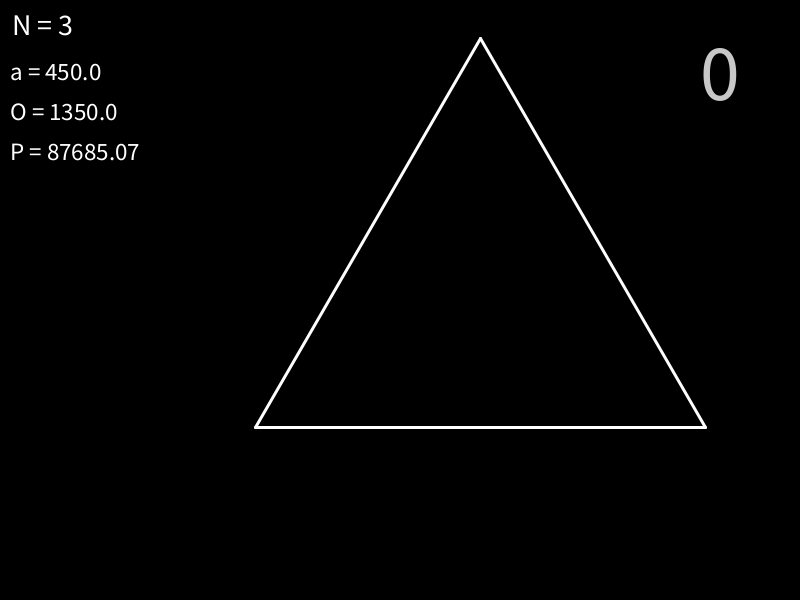
Frame 1 (no input)
Frame 60 (the mouse pressed at the canvas centre just before this capture): identical to frame 1, image omitted
Frame 120 (the mouse held since frame 60 and released just before this capture): identical to frame 1, image omitted

The Processing sketch that drew this single still picture (run headless with seeded random() and noise(); from frame 60 on, the mouse is pressed at the canvas centre):

// Processing sketch: Koch_snowflake
// ── Koch_snowflake.pde

float maxSide = 450;
int maxIteration = 0;
float duljinaStranice, duljinaSvihStranica, povrsinaOrigigi, povrsina;
int iteration, brojStranica;

color back = color(0);
color line = color(255);
color fallLine = back;

int oznake = -1;

void setup(){
  size(800,600);
  background(back);


}


void draw(){
  background(back);
  stroke(line);
  pushMatrix();
    translate(width*0.6,38);
    
    duljinaStranice = maxSide/(pow(3,maxIteration));
    brojStranica = (int)(3*pow(4,maxIteration));
    duljinaSvihStranica = brojStranica * duljinaStranice;
    
    povrsinaOrigigi = (pow(maxSide,2)*sqrt(3))/4;
    povrsina = (povrsinaOrigigi/5)*(8-3*(pow(0.4444444,maxIteration)));
    
    println("Duljina a = " + duljinaStranice);
      println("Broj stranica: " + brojStranica);
        println("Opseg: " + duljinaSvihStranica);
          println("Povrsina = " + povrsina);
            println("------------------------------------");
    
  
    pushMatrix();
      rotate(PI/3);
      side(0,0,0,maxSide,0);
    popMatrix();
    
    pushMatrix();
      rotate(-PI/3);
      translate(-maxSide,0);
      side(0,0,0,maxSide,0);  
    popMatrix();
    
    pushMatrix();
      translate(maxSide/2,((maxSide*sqrt(3))/2));
      rotate(PI);
      side(0,0,0,maxSide,0);
    popMatrix();
  
  popMatrix();
  
  ispisPodataka();
 
  
}


void side(int iter, float x1, float y1, float x2, float y2){
  if(iter <= maxIteration){
    float kx1, ky1, kx2, ky2, a, dx, va, vx, vy;   
    
    iteration = iter;
    
    ky1 = y1;  ky2 = y1;    //
    kx1 = (x2-x1) /3;       // Pronalaženje točaka iz kojih će krenuti trokut.
    kx2 = 2 * (x2-x1) /3;   //
    
    a = (x2-x1) /3;    // Duljina baze novog trokuta.
    dx = x2/2;     //  Pronalaženje točke u sredini baze. 
    
    va = (a*sqrt(3))/2; // Izračunavanje visine na bazu a.
    
    vx = dx;    //
    vy = -va;   // Izračunavanje koordinate točke na vrhu novog trokuta.
    
     
    strokeWeight(3);
    if(iter == maxIteration){
      line(x1,0,x2,0);
    }else{
      line(x1,0,kx1,0); // crtanje glavne linije.
      line(kx2,0,x2,0);
      
      stroke(fallLine);
        strokeWeight(5);
          line(kx1,0,kx2,0);
        strokeWeight(3);
      stroke(line);  

    }
    
    //-------1------
    pushMatrix();
      side(iter+1,0,0,a,0);
    popMatrix();
    
    //-------4------
    pushMatrix();
    translate(kx2,ky2);
      side(iter+1,0,0,a,0);
    popMatrix();
    
    //-------2------
    pushMatrix();
    translate(kx1,ky1);
    rotate(-PI/3);
      side(iter+1,0,0,a,0);
    popMatrix();
    
    //-------3------
    pushMatrix();
    translate(vx,vy);
    rotate(PI/3);
      side(iter+1,0,0,a,0);
    popMatrix();
    
       
  }

}

void ispisPodataka(){
  
  textSize(80);
    fill(200);
    text(iteration, width-100, 100);
  fill(line);
  
  textSize(30);
    text("N = " + brojStranica, 12, 35);
  textSize(25);
    text("a = " + duljinaStranice, 10, 80);
    text("O = " + duljinaSvihStranica, 10, 120);
    text("P = " + povrsina, 10, 160);
    
    if(oznake > 0)
      ispisOznaka();
    
}

void ispisOznaka(){
  
  textSize(40);
  if(iteration == 0){
    text("a", width*0.6 + 120, height/2 - 80);  
  }else if(iteration == 1){
      textSize(30);
    text("a/3", width*0.6 + 50, 100);  
    text("a/3", width*0.6 + 120, height/2 - 145);  
    text("a/3", width*0.6 + 190, height/2 - 50);  
    text("a/3", width*0.6 + 190, height/2 + 50);  

  }

}



void keyPressed() {
  if (key == 'p') {
    if(maxIteration != 7)
      maxIteration++;
  }else if(key == 'o'){
    if(maxIteration > 0)
      maxIteration--;
  }else if(key == 'a'){
    oznake *= -1;
  }
  
}
